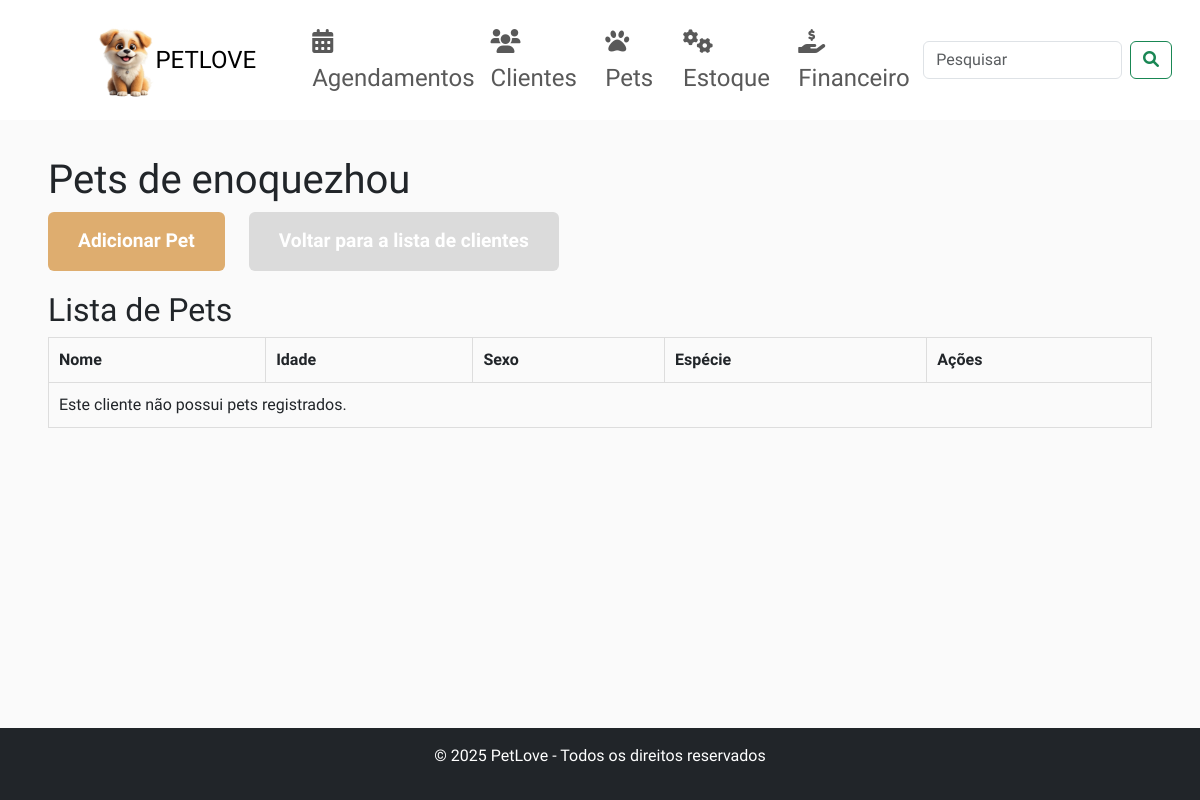
The app's page /clientes/1/pets, older data.
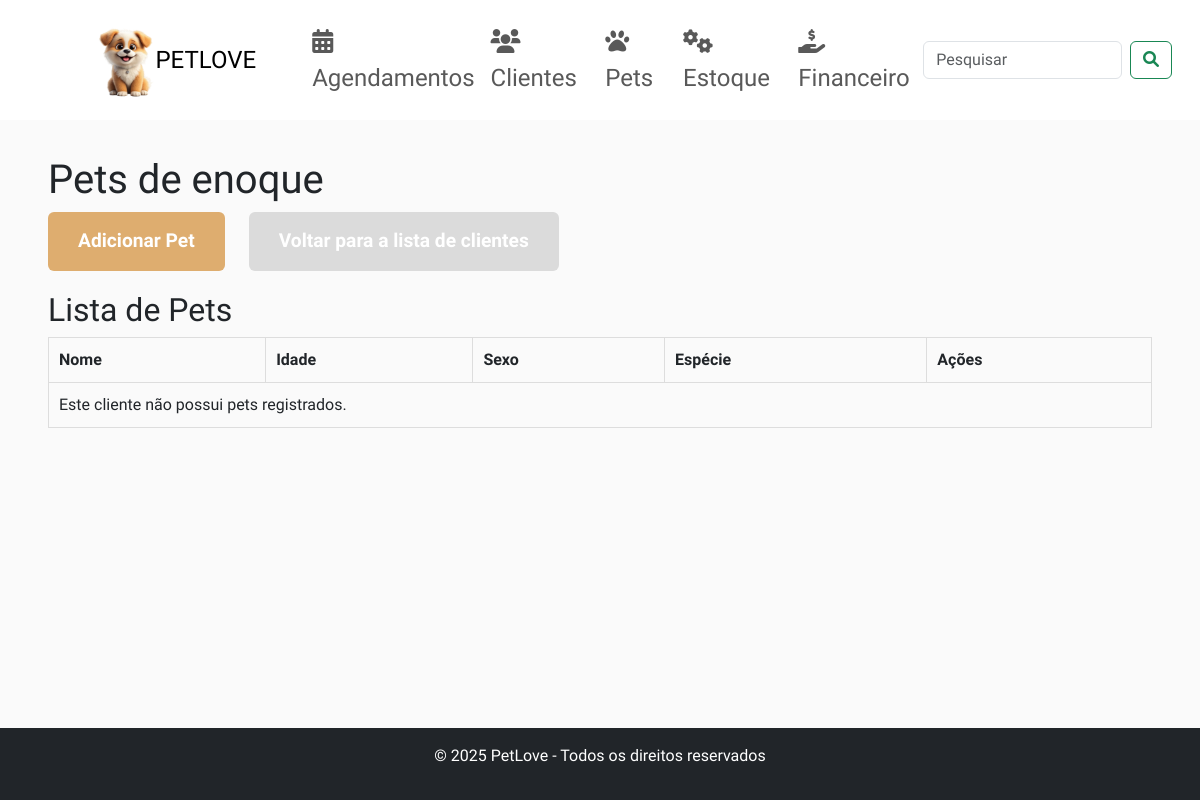
The same page, newer data.
### app.py (models this page shows, shortened)
class Cliente(db.Model):
    id = db.Column(db.Integer, primary_key=True)
    nome = db.Column(db.String(120), nullable=False)
    email = db.Column(db.String(120), unique=True, nullable=False)
    telefone = db.Column(db.String(20), nullable=True)
    financeiros = db.relationship('LancamentoFinanceiro', back_populates='cliente', lazy=True)
    pets = db.relationship('Pet', back_populates='cliente', lazy=True)
    usuario = db.relationship('User', back_populates='cliente', uselist=False)

### app.py (the view)
@app.route('/clientes/<int:cliente_id>/pets')
def ver_pets(cliente_id):
    cliente = Cliente.query.get_or_404(cliente_id)
    pets = Pet.query.filter_by(cliente_id=cliente_id).all()
    return render_template('ver_pets.html', cliente=cliente, pets=pets)

### app.py (called while the page is built)
@app.before_request
def create_tables():
    db.create_all()

### templates/ver_pets.html (shortened to what this page needs)
<!DOCTYPE html>
<html lang="pt-br">
<head>
    <link href="https://cdn.jsdelivr.net/npm/bootstrap@5.3.0-alpha1/dist/css/bootstrap.min.css" rel="stylesheet">
    <link href="https://cdnjs.cloudflare.com/ajax/libs/font-awesome/6.0.0/css/all.min.css" rel="stylesheet">
</head>
<body>
<nav class="navbar navbar-expand-lg bg-custom mb-4">
    <div class="container-fluid">
        <a class="navbar-brand" href="http://127.0.0.1:5000/home_prestador">
            <img src="{{ url_for('static', filename='images/LOGO.png') }}" alt="PetLove Logo" style="height: 80px; margin-left: 70px; width: 70%;">
            <a style="font-size: 24px; color: #000000; text-decoration: none;">PETLOVE</a>
        <div class="collapse navbar-collapse" id="navbarNav">
            <ul class="navbar-nav ms-5">
                <li class="nav-item">
                    <a href="{{ url_for('agendamentos') }}" class="nav-link {% if request.endpoint == 'agendamentos' %}active{% endif %} fs-4"><i class="fas fa-calendar-alt"></i> Agendamentos</a>
                </li>
                <li class="nav-item">
                    <a href="{{ url_for('clientes') }}" class="nav-link {% if request.endpoint == 'clientes' %}active{% endif %} fs-4"><i class="fas fa-users"></i> Clientes</a>
                </li>
                <li class="nav-item">
                    <a href="{{ url_for('pets') }}" class="nav-link {% if request.endpoint == 'pets' %}active{% endif %} fs-4"><i class="fas fa-paw"></i> Pets</a>
                </li>
                <li class="nav-item">
                    <a href="{{ url_for('estoque') }}" class="nav-link {% if request.endpoint == 'estoque' %}active{% endif %} fs-4"><i class="fas fa-cogs"></i> Estoque</a>
                </li>
                <li class="nav-item">
                    <a href="{{ url_for('financeiro') }}" class="nav-link {% if request.endpoint == 'financeiro' %}active{% endif %} fs-4"><i class="fas fa-hand-holding-usd"></i> Financeiro</a>
                </li>
            </ul>
            <form class="d-flex ms-auto" role="search" method="GET" action="{{ url_for('financeiro') }}">
                <input class="form-control me-2" type="search" placeholder="Pesquisar" aria-label="Pesquisar" name="search">
                <button class="btn btn-outline-success" type="submit">
                    <i class="fas fa-search"></i>
                </button>
            </form>
</div>
</div>
</nav>
<div class="container-fluid content-container">
    <h1>Pets de {{ cliente.nome }}</h1>
    <div class="btn-container">
        <a href="{{ url_for('adicionar_pet', cliente_id=cliente.id) }}" class="btn btn-primary">Adicionar Pet</a>
        <a href="{{ url_for('clientes') }}" class="btn btn-secondary">Voltar para a lista de clientes</a>
    </div>
    <h2>Lista de Pets</h2>
    <table>
        <thead>
            <tr>
                <th>Nome</th>
                <th>Idade</th>
                <th>Sexo</th>
                <th>Espécie</th>
                <th>Ações</th>
            </tr>
        </thead>
        <tbody>
            {% if pets %}
                {% for pet in pets %}
                    <tr>
                        <td>{{ pet.nome }}</td>
                        <td>{{ pet.idade }}</td>
                        <td>{{ pet.sexo }}</td>
                        <td>{{ pet.especie }}</td>
                        <td>
                            <a href="{{ url_for('editar_pet', id=pet.id) }}" class="btn btn-warning btn-sm">
                                <i class="fas fa-edit"></i> Editar
                            </a>
                            <form action="{{ url_for('remover_pet', id=pet.id) }}" method="POST" style="display:inline;">
                                <button type="submit" class="btn btn-danger btn-sm">
                                    <i class="fas fa-trash"></i> Remover
                                </button>
                            </form>
                        </td>
                    </tr>
                {% endfor %}
            {% else %}
                <tr>
                    <td colspan="6">Este cliente não possui pets registrados.</td>
                </tr>
            {% endif %}
        </tbody>
    </table>
</div>
<footer class="bg-dark text-white text-center py-3 fixed-bottom">
    <p>© 2025 PetLove - Todos os direitos reservados</p>
</footer>
</body>
</html>

### templates/ver_pets.html (style rules this page uses)
:root { --accent-color: #DEAD6F; --dark-color: #222222; --light-dark-color: #727272; --light-color: #fff; --grey-color: #dbdbdb; --light-grey-color: #fafafa; --primary-color: #6995B1; --light-primary-color: #eef1f3; --body-font: 'Chilanka', cursive; --heading-font: 'Chilanka', cursive; --secondary-font: 'Montserrat', sans-serif; }
body { font-family: var(--body-font); background-color: var(--light-grey-color); padding-bottom: 60px; }
.bg-custom { background-color: var(--light-color); }
.navbar { height: 120px; }
.content-container { padding: 1% 4%; }
footer { margin: 0; }
.btn-primary, .btn-secondary { background-color: var(--accent-color); color: white; font-weight: bold; border: none; padding: 15px 30px; font-size: 1.2rem; animation: flash-text-blue 1s infinite; }
.btn-secondary { background-color: var(--grey-color); }
.btn-container { margin-bottom: 20px; }
.btn-container .btn-secondary { margin-left: 20px; }
table { width: 100%; border-collapse: collapse; }
table, th, td { border: 1px solid #ddd; }
th, td { padding: 10px; text-align: left; }

Row changes from the older to the newer data that the page shows:
changed Cliente: nome "enoquezhou" → "enoque"
